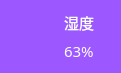
  <widget class="QGroupBox" name="weather_1">
   <property name="geometry">
    <rect>
     <x>30</x>
     <y>280</y>
     <width>121</width>
     <height>61</height>
    </rect>
   </property>
   <property name="font">
    <font>
     <family>宋体</family>
    </font>
   </property>
   <property name="styleSheet">
    <string notr="true">background-color:#9c58fe;
border:0px</string>
   </property>
   <layout class="QGridLayout" name="gridLayout_4">
    <item row="0" column="0" rowspan="2">
     <widget class="QLabel" name="label_10">
      <property name="styleSheet">
       <string notr="true">border-image: url(:/icon/湿度.png);
background-color:#9c58fe;</string>
      </property>
      <property name="text">
       <string/>
      </property>
     </widget>
    </item>
    <item row="0" column="1">
     <widget class="QLabel" name="label_12">
      <property name="font">
       <font>
        <family>宋体</family>
        <pointsize>11</pointsize>
       </font>
      </property>
      <property name="styleSheet">
       <string notr="true">background-color:#9c58fe;
color:white;</string>
      </property>
      <property name="text">
       <string>湿度</string>
      </property>
     </widget>
    </item>
    <item row="1" column="1">
     <widget class="QLabel" name="label_13">
      <property name="font">
       <font>
        <family>宋体</family>
        <pointsize>11</pointsize>
       </font>
      </property>
      <property name="styleSheet">
       <string notr="true">background-color:#9c58fe;
color:white;</string>
      </property>
      <property name="text">
       <string>63%</string>
      </property>
     </widget>
    </item>
   </layout>
  </widget>
